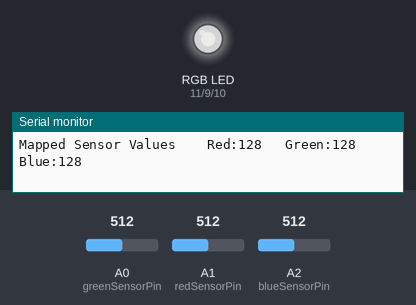
Bench run of a sketch on a simulated Arduino Uno, built with avr-gcc and run on an emulated ATmega328P. On the bench: an RGB LED mixed from three pins (HIGH = lit), the last lines printed to the serial monitor. The test bench sets the inputs (shaded band); at power-on: A0 (greenSensorPin) = 512, A1 (redSensorPin) = 512, A2 (blueSensorPin) = 512. Dim RGB values are drawn brighter than linear.

Above: at 1.2 s.
1.3 s: A0 (greenSensorPin) set to 411
At 2.1 s:
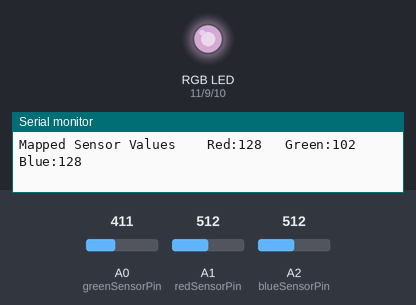
4.3 s: A0 (greenSensorPin) set to 388
At 5.8 s:
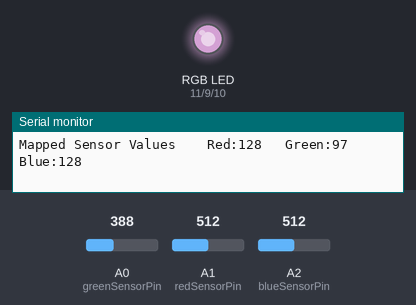
7.3 s: A1 (redSensorPin) set to 407
At 8.6 s:
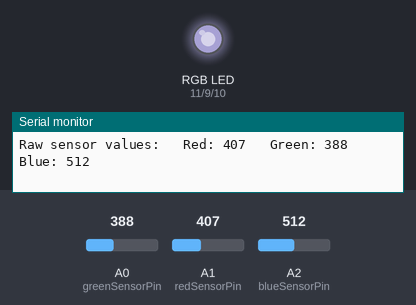
10.3 s: A1 (redSensorPin) set to 393
At 11.8 s:
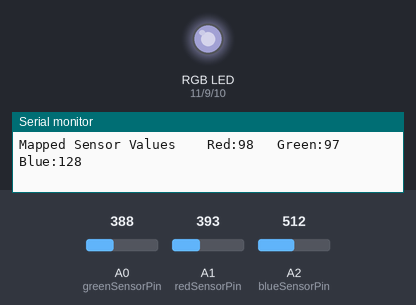
13.3 s: A2 (blueSensorPin) set to 407
At 13.9 s:
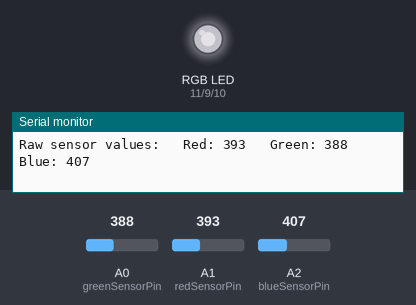
16.3 s: A2 (blueSensorPin) set to 384
At 16.8 s:
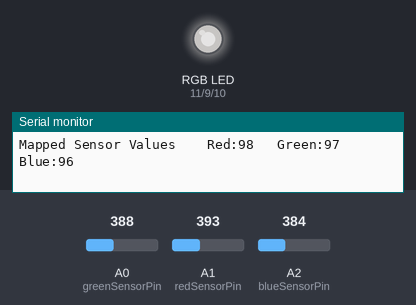
Timing chart, 0 to 18.9 s (numbered marks = the images above; inputs shaded):
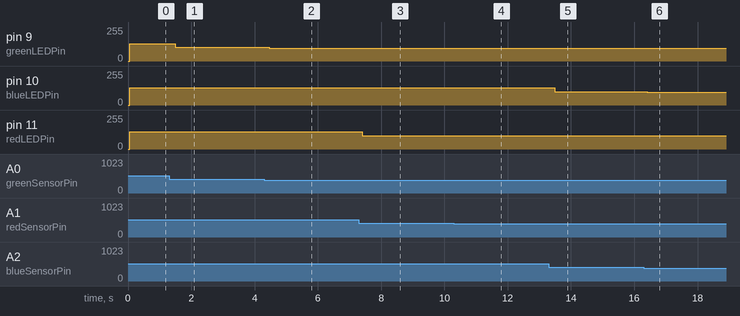

The sketch:

p04.ino
```cpp
const int greenLEDPin = 9;
const int redLEDPin = 11;
const int blueLEDPin = 10;

const int redSensorPin = A1;
const int greenSensorPin = A0;
const int blueSensorPin = A2;

int redValue = 0;
int greenValue = 0;
int blueValue = 0;

int redSensorValue = 0;
int greenSensorValue = 0;
int blueSensorValue = 0;

void setup() {
  Serial.begin(9600);
  pinMode(greenLEDPin, OUTPUT);
  pinMode(redLEDPin, OUTPUT);
  pinMode(blueLEDPin, OUTPUT);

}

void loop() {
  redSensorValue = analogRead(redSensorPin);
  delay(5);
  greenSensorValue = analogRead(greenSensorPin);
  delay(5);
  blueSensorValue = analogRead(blueSensorPin);
  Serial.print("Raw sensor values:\t Red: ");
  Serial.print(redSensorValue);
  Serial.print("\t Green: ");
  Serial.print(greenSensorValue);
  Serial.print("\t Blue: ");
  Serial.print(blueSensorValue);
  Serial.println("");

  redValue = redSensorValue/4;
  greenValue = greenSensorValue/4;
  blueValue = blueSensorValue/4;

  Serial.print("Mapped Sensor Values \t Red:");
  Serial.print(redValue);
  Serial.print("\t Green:");
  Serial.print(greenValue);
  Serial.print("\t Blue:");
  Serial.print(blueValue);
  Serial.println("");

  analogWrite(redLEDPin, redValue);
  analogWrite(greenLEDPin, greenValue);
  analogWrite(blueLEDPin, blueValue);

}
```

Measured:
- after the input at 1.3 s, pin 9 (greenLEDPin): 128/255 → 102/255 after 0.19 s
- after the input at 4.3 s, pin 9 (greenLEDPin): 102/255 → 97/255 after 0.16 s
- after the input at 7.3 s, pin 11 (redLEDPin): 128/255 → 101/255 after 0.11 s
- after the input at 10.3 s, pin 11 (redLEDPin): 101/255 → 98/255 after 0.17 s
- after the input at 13.3 s, pin 10 (blueLEDPin): 128/255 → 101/255 after 0.20 s
- after the input at 16.3 s, pin 10 (blueLEDPin): 101/255 → 96/255 after 0.11 s
